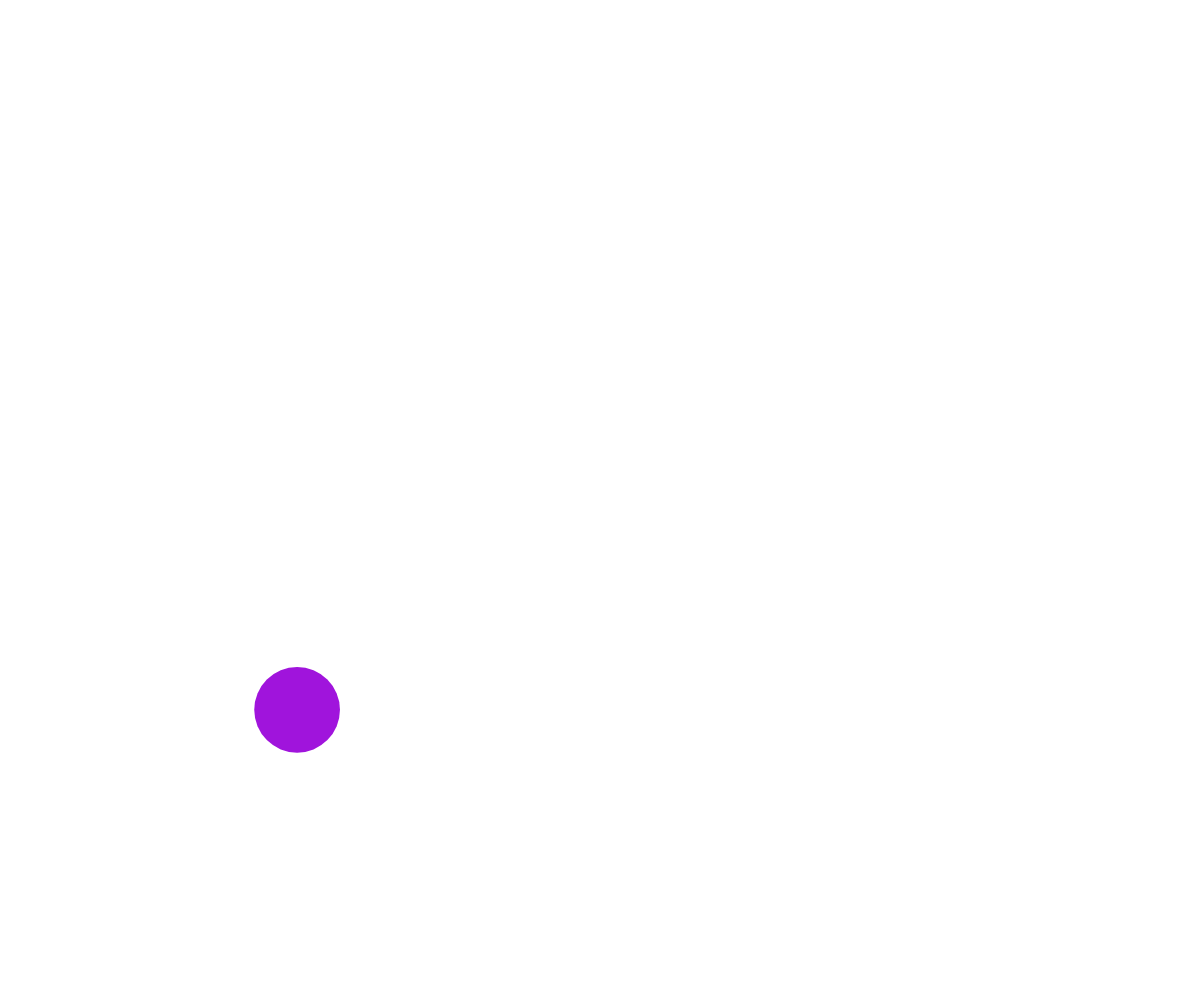
Frame 1 (no input)
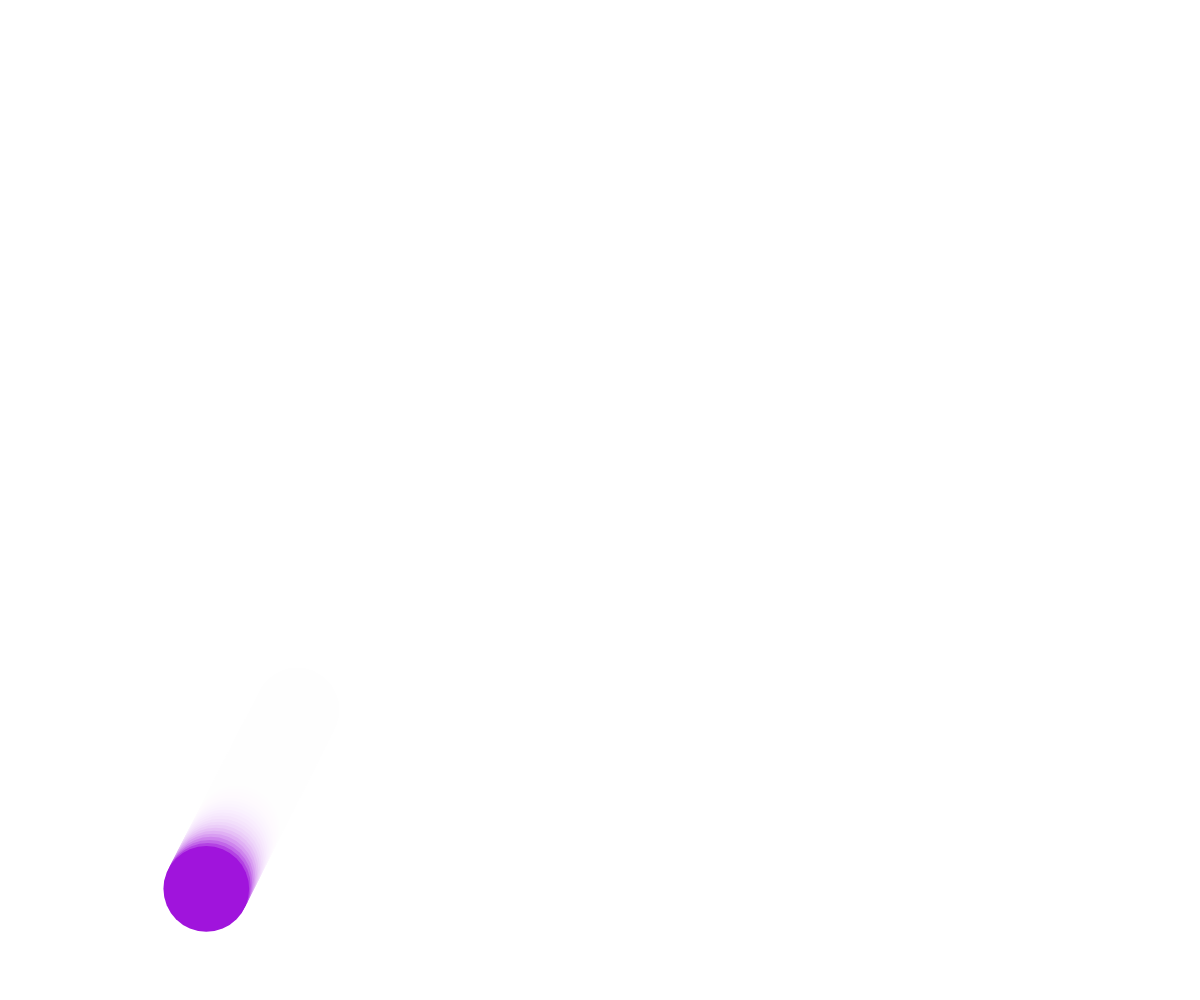
Frame 60 (no input)
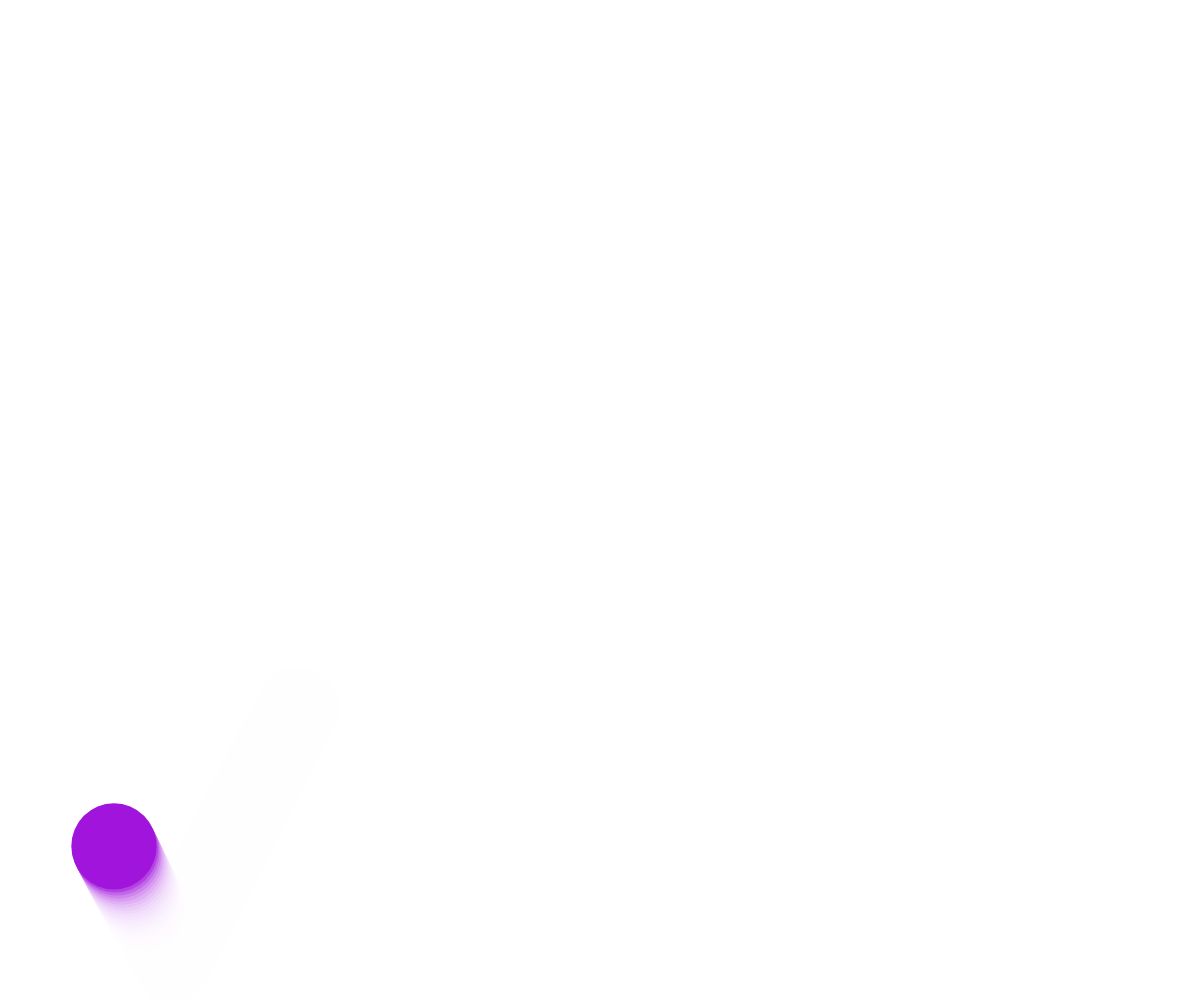
Frame 120 (the mouse pressed at the canvas centre since frame 60)

The p5.js sketch that drew these frames (run headless with seeded random() and noise() and a simulated clock; from frame 60 on, the mouse is pressed at the canvas centre):

// p5.js sketch
// ── sketch.js
class Ball {
  constructor() {
    this.size = random(50, 100);
    this.position = createVector(random(this.size, width - this.size), random(this.size, height - this.size));
    this.velocity = createVector(random(-5, 5), random(-5, 5));
    this.squash = 1;
    this.stretch = 1;
  }

  move() {
    this.position.add(this.velocity);

    this.squash += (1 - this.squash) * 0.1;
    this.stretch += (1 - this.stretch) * 0.1;
  }

  checkEdges() {
    if (this.position.x >= width - this.size / 2 || this.position.x <= this.size / 2) {
      this.velocity.x *= -1; // reverse the velocity's x component
      this.squash = 1.3;
      this.stretch = 0.7;
    }

    if (this.position.y >= height - this.size / 2 || this.position.y <= this.size / 2) {
      this.velocity.y *= -1; // reverse the velocity's y component
      this.squash = 0.7;
      this.stretch = 1.3;
    }
  }

  display() {
    ellipse(this.position.x, this.position.y, this.size * this.squash, this.size * this.stretch);
  }
}

let ball;

function setup() {
  createCanvas(windowWidth, windowHeight);
  ball = new Ball();
  noStroke();
  fill(160, 20, 220);
}

function draw() {
  background(255, 50);

  ball.move();
  ball.checkEdges();
  ball.display();
}
